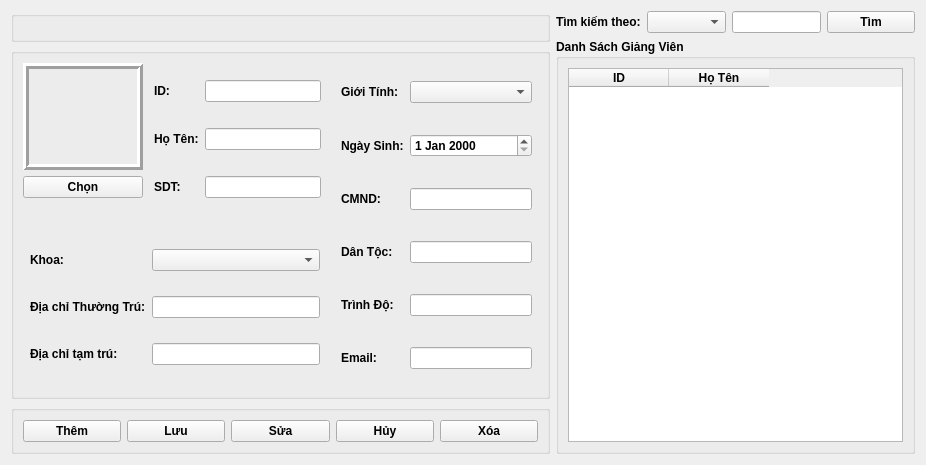
               <widget class="QWidget" name="page_GiangVien">
                <layout class="QVBoxLayout" name="verticalLayout_39">
                 <item>
                  <layout class="QHBoxLayout" name="horizontalLayout_49" stretch="3,2">
                   <item>
                    <layout class="QVBoxLayout" name="verticalLayout_40" stretch="1,3,1">
                     <item>
                      <layout class="QHBoxLayout" name="horizontalLayout_52">
                       <item>
                        <widget class="QGroupBox" name="groupBox_31">
                         <property name="title">
                          <string/>
                         </property>
                         <widget class="QLabel" name="label_3">
                          <property name="geometry">
                           <rect>
                            <x>20</x>
                            <y>0</y>
                            <width>671</width>
                            <height>91</height>
                           </rect>
                          </property>
                          <property name="font">
                           <font>
                            <pointsize>14</pointsize>
                            <weight>75</weight>
                            <bold>true</bold>
                           </font>
                          </property>
                          <property name="text">
                           <string>Thông tin giảng viên</string>
                          </property>
                          <property name="alignment">
                           <set>Qt::AlignCenter</set>
                          </property>
                         </widget>
                        </widget>
                       </item>
                      </layout>
                     </item>
                     <item>
                      <layout class="QHBoxLayout" name="horizontalLayout_53">
                       <item>
                        <widget class="QGroupBox" name="groupBox_32">
                         <property name="title">
                          <string/>
                         </property>
                         <layout class="QHBoxLayout" name="horizontalLayout_61">
                          <item>
                           <layout class="QHBoxLayout" name="horizontalLayout_59" stretch="3,2">
                            <item>
                             <layout class="QVBoxLayout" name="verticalLayout_45" stretch="2,2">
                              <item>
                               <layout class="QHBoxLayout" name="horizontalLayout_60" stretch="2,3">
                                <item>
                                 <layout class="QVBoxLayout" name="verticalLayout_46">
                                  <item>
                                   <widget class="QLabel" name="lbl_AvatarGV_7">
                                    <property name="frameShape">
                                     <enum>QFrame::Box</enum>
                                    </property>
                                    <property name="frameShadow">
                                     <enum>QFrame::Raised</enum>
                                    </property>
                                    <property name="lineWidth">
                                     <number>3</number>
                                    </property>
                                    <property name="text">
                                     <string/>
                                    </property>
                                    <property name="pixmap">
                                     <pixmap>C:/Users/Admin/OneDrive/Máy tính/Who1.png</pixmap>
                                    </property>
                                   </widget>
                                  </item>
                                  <item>
                                   <widget class="QPushButton" name="btn_ChonAnhGV_7">
                                    <property name="font">
                                     <font>
                                      <weight>75</weight>
                                      <bold>true</bold>
                                     </font>
                                    </property>
                                    <property name="text">
                                     <string>Chọn</string>
                                    </property>
                                   </widget>
                                  </item>
                                 </layout>
                                </item>
                                <item>
                                 <layout class="QFormLayout" name="formLayout_20">
                                  <property name="verticalSpacing">
                                   <number>26</number>
                                  </property>
                                  <property name="leftMargin">
                                   <number>5</number>
                                  </property>
                                  <property name="topMargin">
                                   <number>17</number>
                                  </property>
                                  <property name="rightMargin">
                                   <number>7</number>
                                  </property>
                                  <item row="0" column="0">
                                   <widget class="QLabel" name="iDLabel_3">
                                    <property name="font">
                                     <font>
                                      <weight>75</weight>
                                      <bold>true</bold>
                                     </font>
                                    </property>
                                    <property name="text">
                                     <string>ID:</string>
                                    </property>
                                   </widget>
                                  </item>
                                  <item row="0" column="1">
                                   <widget class="QLineEdit" name="fi_IDGV_7">
                                    <property name="font">
                                     <font>
                                      <weight>75</weight>
                                      <bold>true</bold>
                                     </font>
                                    </property>
                                   </widget>
                                  </item>
                                  <item row="1" column="0">
                                   <widget class="QLabel" name="hTNLabel_4">
                                    <property name="font">
                                     <font>
                                      <weight>75</weight>
                                      <bold>true</bold>
                                     </font>
                                    </property>
                                    <property name="text">
                                     <string>Họ Tên:</string>
                                    </property>
                                   </widget>
                                  </item>
                                  <item row="1" column="1">
                                   <widget class="QLineEdit" name="fi_HoTenGV_7">
                                    <property name="font">
                                     <font>
                                      <weight>75</weight>
                                      <bold>true</bold>
                                     </font>
                                    </property>
                                   </widget>
                                  </item>
                                  <item row="2" column="0">
                                   <widget class="QLabel" name="sDTLabel">
                                    <property name="font">
                                     <font>
                                      <weight>75</weight>
                                      <bold>true</bold>
                                     </font>
                                    </property>
                                    <property name="text">
                                     <string>SDT:</string>
                                    </property>
                                   </widget>
                                  </item>
                                  <item row="2" column="1">
                                   <widget class="QLineEdit" name="fi_SDT_7">
                                    <property name="font">
                                     <font>
                                      <weight>75</weight>
                                      <bold>true</bold>
                                     </font>
                                    </property>
                                   </widget>
                                  </item>
                                 </layout>
                                </item>
                               </layout>
                              </item>
                              <item>
                               <layout class="QFormLayout" name="formLayout_17">
                                <property name="verticalSpacing">
                                 <number>25</number>
                                </property>
                                <property name="leftMargin">
                                 <number>7</number>
                                </property>
                                <property name="topMargin">
                                 <number>45</number>
                                </property>
                                <property name="rightMargin">
                                 <number>8</number>
                                </property>
                                <property name="bottomMargin">
                                 <number>22</number>
                                </property>
                                <item row="1" column="0">
                                 <widget class="QLabel" name="aChThNgTrLabel">
                                  <property name="font">
                                   <font>
                                    <weight>75</weight>
                                    <bold>true</bold>
                                   </font>
                                  </property>
                                  <property name="text">
                                   <string>Địa chỉ Thường Trú:</string>
                                  </property>
                                 </widget>
                                </item>
                                <item row="1" column="1">
                                 <widget class="QLineEdit" name="fi_DDThuongTru_7">
                                  <property name="font">
                                   <font>
                                    <weight>75</weight>
                                    <bold>true</bold>
                                   </font>
                                  </property>
                                 </widget>
                                </item>
                                <item row="2" column="0">
                                 <widget class="QLabel" name="aChTMTrLabel">
                                  <property name="font">
                                   <font>
                                    <weight>75</weight>
                                    <bold>true</bold>
                                   </font>
                                  </property>
                                  <property name="text">
                                   <string>Địa chỉ tạm trú:</string>
                                  </property>
                                 </widget>
                                </item>
                                <item row="2" column="1">
                                 <widget class="QLineEdit" name="fi_DCTamTru_7">
                                  <property name="font">
                                   <font>
                                    <weight>75</weight>
                                    <bold>true</bold>
                                   </font>
                                  </property>
                                 </widget>
                                </item>
                                <item row="0" column="0">
                                 <widget class="QLabel" name="khoaLabel">
                                  <property name="font">
                                   <font>
                                    <weight>75</weight>
                                    <bold>true</bold>
                                   </font>
                                  </property>
                                  <property name="text">
                                   <string>Khoa:</string>
                                  </property>
                                 </widget>
                                </item>
                                <item row="0" column="1">
                                 <widget class="QComboBox" name="fi_Khoa_7">
                                  <property name="font">
                                   <font>
                                    <weight>75</weight>
                                    <bold>true</bold>
                                   </font>
                                  </property>
                                 </widget>
                                </item>
                               </layout>
                              </item>
                             </layout>
                            </item>
                            <item>
                             <layout class="QFormLayout" name="formLayout_18">
                              <property name="verticalSpacing">
                               <number>31</number>
                              </property>
                              <property name="leftMargin">
                               <number>7</number>
                              </property>
                              <property name="topMargin">
                               <number>18</number>
                              </property>
                              <property name="rightMargin">
                               <number>6</number>
                              </property>
                              <item row="1" column="0">
                               <widget class="QLabel" name="ngYSinhLabel">
                                <property name="font">
                                 <font>
                                  <weight>75</weight>
                                  <bold>true</bold>
                                 </font>
                                </property>
                                <property name="text">
                                 <string>Ngày Sinh:</string>
                                </property>
                               </widget>
                              </item>
                              <item row="1" column="1">
                               <widget class="QDateEdit" name="fi_NgaySinhGV_7">
                                <property name="font">
                                 <font>
                                  <weight>75</weight>
                                  <bold>true</bold>
                                 </font>
                                </property>
                               </widget>
                              </item>
                              <item row="2" column="0">
                               <widget class="QLabel" name="cMNDLabel">
                                <property name="font">
                                 <font>
                                  <weight>75</weight>
                                  <bold>true</bold>
                                 </font>
                                </property>
                                <property name="text">
                                 <string>CMND:</string>
                                </property>
                               </widget>
                              </item>
                              <item row="2" column="1">
                               <widget class="QLineEdit" name="fi_CMND_7">
                                <property name="font">
                                 <font>
                                  <weight>75</weight>
                                  <bold>true</bold>
                                 </font>
                                </property>
                               </widget>
                              </item>
                              <item row="3" column="0">
                               <widget class="QLabel" name="dNTCLabel">
                                <property name="font">
                                 <font>
                                  <weight>75</weight>
                                  <bold>true</bold>
                                 </font>
                                </property>
                                <property name="text">
                                 <string>Dân Tộc:</string>
                                </property>
                               </widget>
                              </item>
                              <item row="3" column="1">
                               <widget class="QLineEdit" name="fi_DanToc_7">
                                <property name="font">
                                 <font>
                                  <weight>75</weight>
                                  <bold>true</bold>
                                 </font>
                                </property>
                               </widget>
                              </item>
                              <item row="4" column="0">
                               <widget class="QLabel" name="trNhLabel">
                                <property name="font">
                                 <font>
                                  <weight>75</weight>
                                  <bold>true</bold>
                                 </font>
                                </property>
                                <property name="text">
                                 <string>Trình Độ:</string>
                                </property>
                               </widget>
                              </item>
                              <item row="4" column="1">
                               <widget class="QLineEdit" name="fi_TrinhDo_7">
                                <property name="font">
                                 <font>
                                  <weight>75</weight>
                                  <bold>true</bold>
                                 </font>
                                </property>
                               </widget>
                              </item>
                              <item row="5" column="0">
                               <widget class="QLabel" name="emailLabel">
                                <property name="font">
                                 <font>
                                  <weight>75</weight>
                                  <bold>true</bold>
                                 </font>
                                </property>
                                <property name="text">
                                 <string>Email:</string>
                                </property>
                               </widget>
                              </item>
                              <item row="5" column="1">
                               <widget class="QLineEdit" name="fi_Email_7">
                                <property name="font">
                                 <font>
                                  <weight>75</weight>
                                  <bold>true</bold>
                                 </font>
                                </property>
                               </widget>
                              </item>
                              <item row="0" column="0">
                               <widget class="QLabel" name="giITNhLabel">
                                <property name="font">
                                 <font>
                                  <weight>75</weight>
                                  <bold>true</bold>
                                 </font>
                                </property>
                                <property name="text">
                                 <string>Giới Tính:</string>
                                </property>
                               </widget>
                              </item>
                              <item row="0" column="1">
                               <widget class="QComboBox" name="fi_GioiTinhGV_7">
                                <property name="font">
                                 <font>
                                  <weight>75</weight>
                                  <bold>true</bold>
                                 </font>
                                </property>
                               </widget>
                              </item>
                             </layout>
                            </item>
                           </layout>
                          </item>
                         </layout>
                        </widget>
                       </item>
                      </layout>
                     </item>
                     <item>
                      <layout class="QHBoxLayout" name="horizontalLayout_54">
                       <item>
                        <widget class="QGroupBox" name="groupBox_33">
                         <property name="title">
                          <string/>
                         </property>
                         <layout class="QHBoxLayout" name="horizontalLayout_62">
                          <item>
                           <widget class="QPushButton" name="btn_ThemGV_7">
                            <property name="font">
                             <font>
                              <weight>75</weight>
                              <bold>true</bold>
                             </font>
                            </property>
                            <property name="text">
                             <string>Thêm</string>
                            </property>
                           </widget>
                          </item>
                          <item>
                           <widget class="QPushButton" name="btn_LuuGV_7">
                            <property name="font">
                             <font>
                              <weight>75</weight>
                              <bold>true</bold>
                             </font>
                            </property>
                            <property name="text">
                             <string>Lưu</string>
                            </property>
                           </widget>
                          </item>
                          <item>
                           <widget class="QPushButton" name="btn_SuaGV_7">
                            <property name="font">
                             <font>
                              <weight>75</weight>
                              <bold>true</bold>
                             </font>
                            </property>
                            <property name="text">
                             <string>Sửa</string>
                            </property>
                           </widget>
                          </item>
                          <item>
                           <widget class="QPushButton" name="btn_HuyGV_7">
                            <property name="font">
                             <font>
                              <weight>75</weight>
                              <bold>true</bold>
                             </font>
                            </property>
                            <property name="text">
                             <string>Hủy</string>
                            </property>
                           </widget>
                          </item>
                          <item>
                           <widget class="QPushButton" name="btn_XoaGV_7">
                            <property name="font">
                             <font>
                              <weight>75</weight>
                              <bold>true</bold>
                             </font>
                            </property>
                            <property name="text">
                             <string>Xóa</string>
                            </property>
                           </widget>
                          </item>
                         </layout>
                        </widget>
                       </item>
                      </layout>
                     </item>
                    </layout>
                   </item>
                   <item>
                    <layout class="QVBoxLayout" name="verticalLayout_41" stretch="1,7">
                     <item>
                      <layout class="QHBoxLayout" name="horizontalLayout_51" stretch="1,1,2,2">
                       <item>
                        <widget class="QLabel" name="label_11">
                         <property name="font">
                          <font>
                           <weight>75</weight>
                           <bold>true</bold>
                          </font>
                         </property>
                         <property name="text">
                          <string>Tìm kiếm theo:</string>
                         </property>
                        </widget>
                       </item>
                       <item>
                        <widget class="QComboBox" name="cbo_TimKiemGV_7">
                         <property name="font">
                          <font>
                           <weight>75</weight>
                           <bold>true</bold>
                          </font>
                         </property>
                        </widget>
                       </item>
                       <item>
                        <widget class="QLineEdit" name="txt_TimGV_7">
                         <property name="font">
                          <font>
                           <weight>75</weight>
                           <bold>true</bold>
                          </font>
                         </property>
                        </widget>
                       </item>
                       <item>
                        <widget class="QPushButton" name="btn_TimGV_7">
                         <property name="font">
                          <font>
                           <weight>75</weight>
                           <bold>true</bold>
                          </font>
                         </property>
                         <property name="text">
                          <string>Tìm</string>
                         </property>
                        </widget>
                       </item>
                      </layout>
                     </item>
                     <item>
                      <layout class="QHBoxLayout" name="horizontalLayout_63">
                       <item>
                        <widget class="QGroupBox" name="groupBox_30">
                         <property name="font">
                          <font>
                           <weight>75</weight>
                           <bold>true</bold>
                          </font>
                         </property>
                         <property name="title">
                          <string>Danh Sách Giảng Viên</string>
                         </property>
                         <layout class="QVBoxLayout" name="verticalLayout_42">
                          <item>
                           <layout class="QHBoxLayout" name="horizontalLayout_64">
                            <item>
                             <widget class="QTableWidget" name="tbl_DSGV_7">
                              <property name="font">
                               <font>
                                <weight>75</weight>
                                <bold>true</bold>
                               </font>
                              </property>
                              <column>
                               <property name="text">
                                <string>ID</string>
                               </property>
                              </column>
                              <column>
                               <property name="text">
                                <string>Họ Tên</string>
                               </property>
                              </column>
                             </widget>
                            </item>
                           </layout>
                          </item>
                         </layout>
                        </widget>
                       </item>
                      </layout>
                     </item>
                    </layout>
                   </item>
                  </layout>
                 </item>
                </layout>
               </widget>
